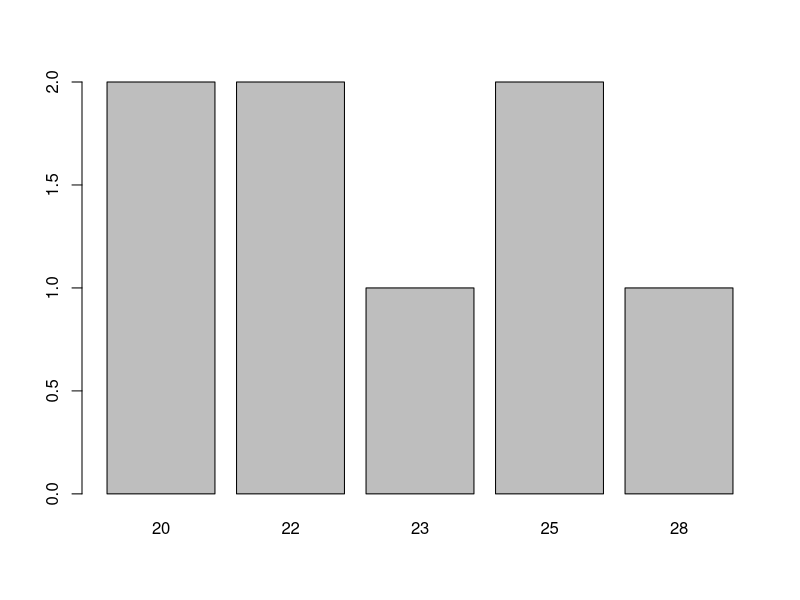

R code for this plot: (Note: this script raises an error after producing the figure.)
## ---- chunk 1
library(readxl)
dados_turma_1 <- read_excel("dados_turma_1.xlsx")
View(dados_turma_1)

# Agora experimente carregar os dados através do painel direito (Import Dataset...)

# Visualize os dados clicando no objeto na aba "Environment".
## ---- chunk 2
# Removendo a primeira linha (row)
dados_turma_1 <- dados_turma_1[-1,]

# Vamos remover também a primeira coluna, que é apenas o carimbo de data e hora.
dados_turma_1 <- dados_turma_1[,-1]
## ---- chunk 3
summary(dados_turma_1$`Idade (em anos, somente número)`)
## ---- chunk 4
barplot(table(dados_turma_1$`Idade (em anos, somente número)`))
## ---- chunk 5
# Novos nomes para as colunas
novos_nomes <- c(
  "idade",
  "altura",
  "cinema",
  "musica",
  "atividadefisica",
  "otimismo",
  "utilidade",
  "tranquilidade",
  "lidarproblemas",
  "clarezamental",
  "proximidade",
  "decisoes",
  "comunicativo",
  "depressivo",
  "reservado",
  "controleestresse",
  "energia",
  "tensao",
  "entusiasmo",
  "preocupação",
  "quietude",
  "estabilidadeemocional",
  "assertividade",
  "temperamento",
  "timidez",
  "calma",
  "sociabilidade",
  "nervosismo"
)

# Renomear as colunas
colnames(dados_turma_1) <- novos_nomes
## ---- chunk 6
#| error: true
1 + 1

"a" + "b"
## ---- chunk 7
# Criando uma variável inteira
meu_inteiro <- as.integer(42)

# Vamos verificar qual é a classe usando a função class()
class(meu_inteiro)

# Veja que "meu_inteiro" é da classe "integer"
## ---- chunk 8
# Inspecionando:
colunas_com_inteiro <- colnames(dados_turma_1)[sapply(dados_turma_1, is.integer)]

# Veja que ela não encontra nenhum inteiro no momento.
# Usando a função class(), vemos que "idade" foi salvo como "numeric", que é menos específico.
class(dados_turma_1$idade)

# Nós podemos alterar "idade" para a classe de número inteiro usando a função as.integer()
dados_turma_1$idade <- as.integer(dados_turma_1$idade)

# Veja que mudou:
class(dados_turma_1$idade)

# Agora a nossa função irá reconhecer que temos uma variável de número inteiro no banco de dados.
colunas_com_inteiro <- colnames(dados_turma_1)[sapply(dados_turma_1, is.integer)]
## ---- chunk 9
# Criando uma variável double
meu_double <- 3.14


colunas_com_duplo <- colnames(dados_turma_1)[sapply(dados_turma_1, is.double)]
colunas_com_numero <- colnames(dados_turma_1)[sapply(dados_turma_1, is.numeric)]
colunas_com_numero
## ---- chunk 10
# Criando uma variável de caractere
meu_caractere <- "Olá, Mundo!"

# Vamos ver se "cinema" é "character":
is.character(dados_turma_1$cinema)
## ---- chunk 11
# Criando uma variável lógica
está_chovendo <- TRUE
está_ensolarado <- FALSE
## ---- chunk 12
# Criando uma variável de fator
escolaridade <- factor(c("Ensino Médio", "Faculdade", "Graduação", "Ensino Médio", "Graduação"))

# Vamos determinar que "cinema" é fator?
dados_turma_1$cinema <- as.factor(dados_turma_1$cinema)

# Verifique a classe de "cinema"
class(dados_turma_1$cinema)

# Inspecionando quais são os fatores em "cinema"
factor(dados_turma_1$cinema)

# Vamos gerar um gráfico para ver a frequência dos fatores em "cinema"
plot(dados_turma_1$cinema)


# vamos fazer o mesmo com "música"
dados_turma_1$musica <- as.factor(dados_turma_1$musica)
plot(dados_turma_1$musica)

# Usando a função table, conseguimos fazer uma tabulação cruzada das variáveis música e cinema.
table(dados_turma_1$cinema, dados_turma_1$musica)

## ---- chunk 13
# Criando uma variável de data
hoje <- as.Date("2023-07-22")

# Criando uma variável POSIXct (data e hora com fuso horário)
current_datetime <- as.POSIXct("2023-07-22 14:30:00", tz = "UTC")
## ---- chunk 14
# Criando um vetor numérico
vetor_numerico <- c(10, 20, 30, 40, 50)

# Criando um vetor de caractere
vetor_caractere <- c("maçã", "banana", "laranja")

# Criando um vetor lógico
vetor_logico <- c(TRUE, FALSE, TRUE)
## ---- chunk 15
# Subconjunto
meu_vetor <- c(5, 10, 15, 20, 25)
element_3 <- meu_vetor[3] # Acesse o terceiro elemento (15)

# Aritmética
vetor1 <- c(1, 2, 3)
vetor2 <- c(4, 5, 6)
soma_vetor <- vetor1 + vetor2 # Adição elementar

# Lógico
vetor_logico <- c(TRUE, FALSE, TRUE)
all_true <- all(vetor_logico) # Verifica se todos os elementos são TRUE
## ---- chunk 16
meu_vetor <- c(5, 10, 15, 20, 25)

# Comprimento do vetor
comprimento_vetor <- length(meu_vetor)

# Soma e média do vetor
soma_vetor <- sum(meu_vetor)
vector_mean <- mean(meu_vetor)
## ---- chunk 17
# Criando uma matriz
my_matrix <- matrix(c(1, 2, 3, 4, 5, 6), nrow = 2, ncol = 3, byrow = TRUE)

# Saída:
# [,1] [,2] [,3]
# [1,] 1 2 3
# [2,] 4 5 6
## ---- chunk 18
# Subconfiguração
my_matrix <- matrix(c(1, 2, 3, 4, 5, 6), nrow = 2, ncol = 3, byrow = TRUE)
element_2_3 <- my_matrix[2, 3] # Acesse o elemento na segunda linha e terceira coluna (6)

# Aritmética
matriz1 <- matrix(c(1, 2, 3, 4), nrow = 2)
matriz2 <- matrix(c(5, 6, 7, 8), nrow = 2)
soma_matriz <- matriz1 + matriz2 # Adição elementar

# Multiplicação da matriz
produto_matriz <- matriz1 %*% matriz2
## ---- chunk 19
minha_matriz <- matrix(c(1, 2, 3, 4, 5, 6), nrow = 2, ncol = 3, byrow = TRUE)

# Dimensões da matriz
matrix_dimensions <- dim(minha_matriz) # Saída: 2 linhas e 3 colunas

# Somas de linhas e somas de colunas
row_sums <- rowSums(minha_matriz)
col_sums <- colSums(minha_matriz)
## ---- chunk 20
# Criando um array
my_array <- array(c(1, 2, 3, 4, 5, 6), dim = c(2, 3, 2))
## ---- chunk 21
# Criando uma lista
minha_lista <- list(1, "olá", TRUE, c(2, 4, 6))
## ---- chunk 22
minha_lista <- list(1, "olá", TRUE, c(2, 4, 6))

# Acessando elementos da lista
element_1 <- minha_lista[[1]] # Acesse o primeiro elemento (1)
element_hello <- minha_lista[[2]] # Acesse o segundo elemento
## ---- chunk 23
# Criando um dataframe
dados_aluno <- data.frame(
     nome = c("Alice", "Bob", "Charlie", "David"),
     idade = c(22, 21, 23, 20),
     pontuação = c(85, 78, 92, 80),
     aprovado = c(TRUE, FALSE, TRUE, TRUE)
)
## ---- chunk 24
# Adicionando uma nova coluna
dados_aluno$genero <- c("Feminino", "Masculino", "Masculino", "Masculino")

# Removendo uma coluna
dados_aluno_subset <- subset(dados_aluno, select = -idade)

# Renomeando colunas
names(dados_aluno_subset) <- c("Nome", "Pontuação", "Aprovado", "Gênero")
## ---- chunk 25
# Subconjunto de linhas e colunas
# Acesse as três primeiras linhas e as colunas "nome" e "pontuação"
subset_data <- dados_aluno[1:3, c("nome", "pontuação")]

# Filtrando linhas
# Filtre os alunos que passaram no exame
pass_students <- dados_aluno[dados_aluno$passed == TRUE, ]

# Classificando quadro de dados
# Classifica o quadro de dados pela coluna "score" em ordem decrescente
sorted_data <- dados_aluno[order(-dados_aluno$pontuação), ]
## ---- chunk 26
# Exemplos de coerção implícita
numeric_vector <- c(1, 2, 3, 4)
character_vector <- c("5", "6", "7", "8")
## ---- chunk 27
# Exemplos de coerção explícita
numeric_vector <- c(1, 2, 3, 4)
caractere_vetor <- c("5", "6", "7", "8")

# Converter character_vector para numeric explicitamente
numeric_character_vector <- as.numeric(caractere_vetor)

# Coerção de numérico para caractere
valor_numérico <- 42
character_value <- as.character(valor_numérico)

# Coerção para lógico (TRUE/FALSE)
vetor_lógico <- c(1, 0, 1, 0)
resultado_lógico <- as.logical(vetor_lógico)
## ---- chunk 28
# Dados categóricos nominais
eye_colors <- c("Azul", "Marrom", "Verde", "Verde", "Marrom", "Azul")

# Dados categóricos ordinais
education_levels <- c("Ensino Médio", "Faculdade", "Graduação", "Ensino Médio", "Graduação")
## ---- chunk 29
# Criando um fator a partir de dados categóricos nominais
eye_colors_factor <- factor(eye_colors)

# Criando um fator a partir de dados categóricos ordinais
education_levels_factor <- factor(education_levels, levels = c("Ensino Médio", "Faculdade", "Graduação"), ordered = TRUE)
## ---- chunk 30
# Trabalhando com fatores
levels(education_levels_factor) # Output: "High School" "College" "Graduate"
nlevels(education_levels_factor) # Saída: 3

# Criando uma tabela de frequência de níveis de fator
frequência_tabela <- table(eye_colors_factor)

# Saída:
# Azul Marrom Verde
# 2 2 2
## ---- chunk 31
# Reordenando os níveis dos fatores
# Digamos que queremos os níveis em ordem crescente de escolaridade
education_levels_factor <- factor(education_levels, levels = c("Ensino Médio", "Faculdade", "Graduação"), ordered = TRUE)

# Se quisermos os níveis em ordem decrescente de escolaridade
education_levels_factor <- factor(education_levels, levels = c("Graduação", "Faculdade", "Ensino Médio"), ordered = TRUE)
## ---- chunk 32
# Reordenando níveis de fator usando reorder()
pontuações <- c(70, 85, 60, 90)
education_levels <- c("Ensino Médio", "Faculdade", "Ensino Médio", "Graduação")

# Reordenar education_levels com base nas pontuações
reordered_education_levels <- reorder(education_levels, pontuações, FUN = mean)
# Use o fator reordenado em análise ou plotagem posterior
## ---- chunk 33
# Boa convenção de nomenclatura
pontuação_aluno <- c(85, 78, 92, 80)
average_score <- mean(pontuação_aluno)
## ---- chunk 34
# Dados confusos
messy_data <- data.frame(
   Nome = c("Alice", "Bob", "Charlie"),
   Math_Score = c(85, 78, 92),
   Science_Score = c(90, 88, 76),
   English_Score = c(80, 94, 88)
)

# Dados organizados (as variáveis estão em colunas)
dados_arrumados <- data.frame(
   Nome = c("Alice", "Bob", "Charlie"),
   Assunto = c("Matemática", "Matemática", "Matemática", "Ciência", "Ciência", "Ciência", "Inglês", "Inglês", "Inglês"),
   Pontuação = c(85, 78, 92, 90, 88, 76, 80, 94, 88)
)
## ---- chunk 35
# Exercício 1  
celsius_temperatures <- c(25, 30, 22, 28, 21)  
fahrenheit_temperatures <- (celsius_temperatures * 9/5) + 32  
print(fahrenheit_temperatures)
## ---- chunk 36
# Exercício 2  
dias_da_semana <- c("segunda", "terça", "quarta", "quinta", "sexta", "sábado", "domingo")  
ordenado_dias <- factor(dias_da_semana, levels = c("segunda", "terça", "quarta", "quinta", "sexta", "sábado", "domingo"), ordered = TRUE)  
print(ordenado_dias)
